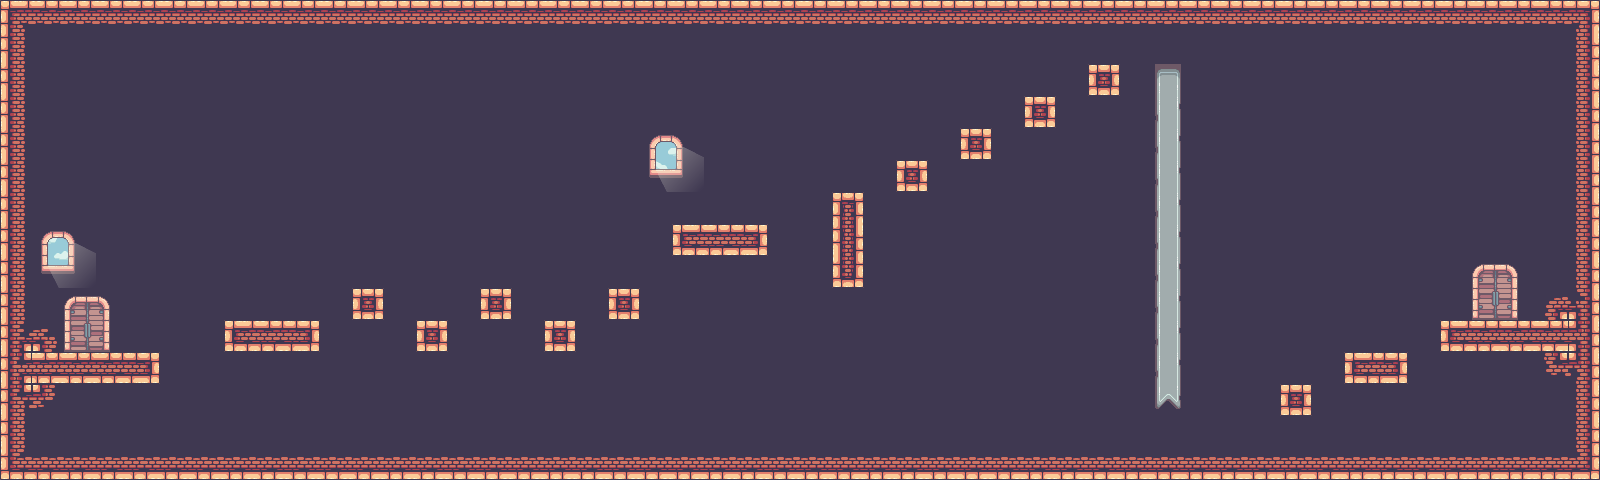

Tiled map render using the project's own tile images. Description and the whole map definition, tile-layer contents included, below:
An orthogonal 50x15 tile map with 32x32 px tiles, 2 tile layers (Capa de patrones 1, Capa de patrones 2), 3 tilesets.

<map version="1.2" tiledversion="1.3.5" orientation="orthogonal" renderorder="right-down" width="50" height="15" tilewidth="32" tileheight="32" infinite="0" nextlayerid="4" nextobjectid="1">
 <tileset firstgid="1" name="Terrain (32x32)" tilewidth="32" tileheight="32" tilecount="247" columns="19">
  <image source="Terrain (32x32).png" width="608" height="416" />
 </tileset>
 <tileset firstgid="248" name="Decorations (32x32)" tilewidth="32" tileheight="32" tilecount="42" columns="7">
  <image source="Decorations (32x32).png" width="224" height="192" />
 </tileset>
 <tileset firstgid="290" name="Idle" tilewidth="46" tileheight="56" tilecount="1" columns="1">
  <image source="Idle.png" width="46" height="56" />
 </tileset>
 <layer id="1" name="Capa de patrones 1" width="50" height="15">
  <data encoding="csv">
21,22,22,22,22,22,22,22,22,22,22,22,22,22,22,22,22,22,22,22,22,22,22,22,22,22,22,22,22,22,22,22,22,22,22,22,22,22,22,22,22,22,22,22,22,22,22,22,22,23,
40,41,41,41,41,41,41,41,41,41,41,41,41,41,41,41,41,41,41,41,41,41,41,41,41,41,41,41,41,41,41,41,41,41,41,41,41,41,41,41,41,41,41,41,41,41,41,41,41,42,
40,41,41,41,41,41,41,41,41,41,41,41,41,41,41,41,41,41,41,41,41,41,41,41,41,41,41,41,41,41,41,41,41,41,101,41,41,41,41,41,41,41,41,41,41,41,41,41,41,42,
40,41,41,41,41,41,41,41,41,41,41,41,41,41,41,41,41,41,41,41,41,41,41,41,41,41,41,41,41,41,41,41,101,41,41,41,41,41,41,41,41,41,41,41,41,41,41,41,41,42,
40,41,41,41,41,41,41,41,41,41,41,41,41,41,41,41,41,41,41,41,41,41,41,41,41,41,41,41,41,41,101,41,41,41,41,41,41,41,41,41,41,41,41,41,41,41,41,41,41,42,
40,41,41,41,41,41,41,41,41,41,41,41,41,41,41,41,41,41,41,41,41,41,41,41,41,41,41,41,101,41,41,41,41,41,41,41,41,41,41,41,41,41,41,41,41,41,41,41,41,42,
40,41,41,41,41,41,41,41,41,41,41,41,41,41,41,41,41,41,41,41,41,41,41,41,41,41,25,41,41,41,41,41,41,41,41,41,41,41,41,41,41,41,41,41,41,41,41,41,41,42,
40,41,41,41,41,41,41,41,41,41,41,41,41,41,41,41,41,41,41,41,41,97,98,99,41,41,44,41,41,41,41,41,41,41,41,41,41,41,41,41,41,41,41,41,41,41,41,41,41,42,
40,41,41,41,41,41,41,41,41,41,41,41,41,41,41,41,41,41,41,41,41,41,41,41,41,41,63,41,41,41,41,41,41,41,41,41,41,41,41,41,41,41,41,41,41,41,41,41,41,42,
40,41,41,41,41,41,41,41,41,41,41,101,41,41,41,101,41,41,41,101,41,41,41,41,41,41,41,41,41,41,41,41,41,41,41,41,41,41,41,41,41,41,41,41,41,41,41,41,27,88,
87,28,41,41,41,41,41,97,98,99,41,41,41,101,41,41,41,101,41,41,41,41,41,41,41,41,41,41,41,41,41,41,41,41,41,41,41,41,41,41,41,41,41,41,41,97,98,98,98,91,
109,98,98,98,99,41,41,41,41,41,41,41,41,41,41,41,41,41,41,41,41,41,41,41,41,41,41,41,41,41,41,41,41,41,41,41,41,41,41,41,41,41,97,99,41,41,41,41,46,107,
106,47,41,41,41,41,41,41,41,41,41,41,41,41,41,41,41,41,41,41,41,41,41,41,41,41,41,41,41,41,41,41,41,41,41,41,41,41,41,41,101,41,41,41,41,41,41,41,41,42,
40,41,41,41,41,41,41,41,41,41,41,41,41,41,41,41,41,41,41,41,41,41,41,41,41,41,41,41,41,41,41,41,41,41,41,41,41,41,41,41,41,41,41,41,41,41,41,41,41,42,
59,60,60,60,60,60,60,60,60,60,60,60,60,60,60,60,60,60,60,60,60,60,60,60,60,60,60,60,60,60,60,60,60,60,60,60,60,60,60,60,60,60,60,60,60,60,60,60,60,61
</data>
 </layer>
 <layer id="3" name="Capa de patrones 2" width="50" height="15">
  <data encoding="csv">
0,0,0,0,0,0,0,0,0,0,0,0,0,0,0,0,0,0,0,0,0,0,0,0,0,0,0,0,0,0,0,0,0,0,0,0,0,0,0,0,0,0,0,0,0,0,0,0,0,0,
0,0,0,0,0,0,0,0,0,0,0,0,0,0,0,0,0,0,0,0,0,0,0,0,0,0,0,0,0,0,0,0,0,0,0,0,0,0,0,0,0,0,0,0,0,0,0,0,0,0,
0,0,0,0,0,0,0,0,0,0,0,0,0,0,0,0,0,0,0,0,0,0,0,0,0,0,0,0,0,0,0,0,0,0,0,0,256,0,0,0,0,0,0,0,0,0,0,0,0,0,
0,0,0,0,0,0,0,0,0,0,0,0,0,0,0,0,0,0,0,0,0,0,0,0,0,0,0,0,0,0,0,0,0,0,0,0,263,0,0,0,0,0,0,0,0,0,0,0,0,0,
0,0,0,0,0,0,0,0,0,0,0,0,0,0,0,0,0,0,0,0,271,272,0,0,0,0,0,0,0,0,0,0,0,0,0,0,263,0,0,0,0,0,0,0,0,0,0,0,0,0,
0,0,0,0,0,0,0,0,0,0,0,0,0,0,0,0,0,0,0,0,278,279,0,0,0,0,0,0,0,0,0,0,0,0,0,0,263,0,0,0,0,0,0,0,0,0,0,0,0,0,
0,0,0,0,0,0,0,0,0,0,0,0,0,0,0,0,0,0,0,0,0,0,0,0,0,0,0,0,0,0,0,0,0,0,0,0,263,41,41,0,0,0,0,0,0,0,0,0,0,0,
0,273,274,0,0,0,0,0,0,0,0,0,0,0,0,0,0,0,0,0,0,0,0,0,0,0,0,0,0,0,0,0,0,0,0,0,263,41,41,0,0,0,0,0,0,0,0,0,0,0,
0,280,281,0,0,0,0,0,0,0,0,0,0,0,0,0,0,0,0,0,0,0,0,0,0,0,0,0,0,0,0,0,0,0,0,0,263,0,0,0,0,0,0,0,0,0,0,0,0,0,
0,0,0,0,0,0,0,0,0,0,0,0,0,0,0,0,0,0,0,0,0,0,0,0,0,0,0,0,0,0,0,0,0,0,0,0,263,0,0,0,0,0,0,0,0,0,290,0,0,0,
0,0,290,0,0,0,0,0,0,0,0,0,0,0,0,0,0,0,0,0,0,0,0,0,0,0,0,0,0,0,0,0,0,0,0,0,263,0,0,0,0,0,0,0,0,0,0,0,0,0,
0,0,0,0,0,0,0,0,0,0,0,0,0,0,0,0,0,0,0,0,0,0,0,0,0,0,0,0,0,0,0,0,0,0,0,0,263,0,0,0,0,0,0,0,0,0,0,0,0,0,
0,0,0,0,0,0,0,0,0,0,0,0,0,0,0,0,0,0,0,0,0,0,0,0,0,0,0,0,0,0,0,0,0,0,0,0,270,0,0,0,0,0,0,0,0,0,0,0,0,0,
0,0,0,0,0,0,0,0,0,0,0,0,0,0,0,0,0,0,0,0,0,0,0,0,0,0,0,0,0,0,0,0,0,0,0,0,0,0,0,0,0,0,0,0,0,0,0,0,0,0,
0,0,0,0,0,0,0,0,0,0,0,0,0,0,0,0,0,0,0,0,0,0,0,0,0,0,0,0,0,0,0,0,0,0,0,0,0,0,0,0,0,0,0,0,0,0,0,0,0,0
</data>
 </layer>
</map>
